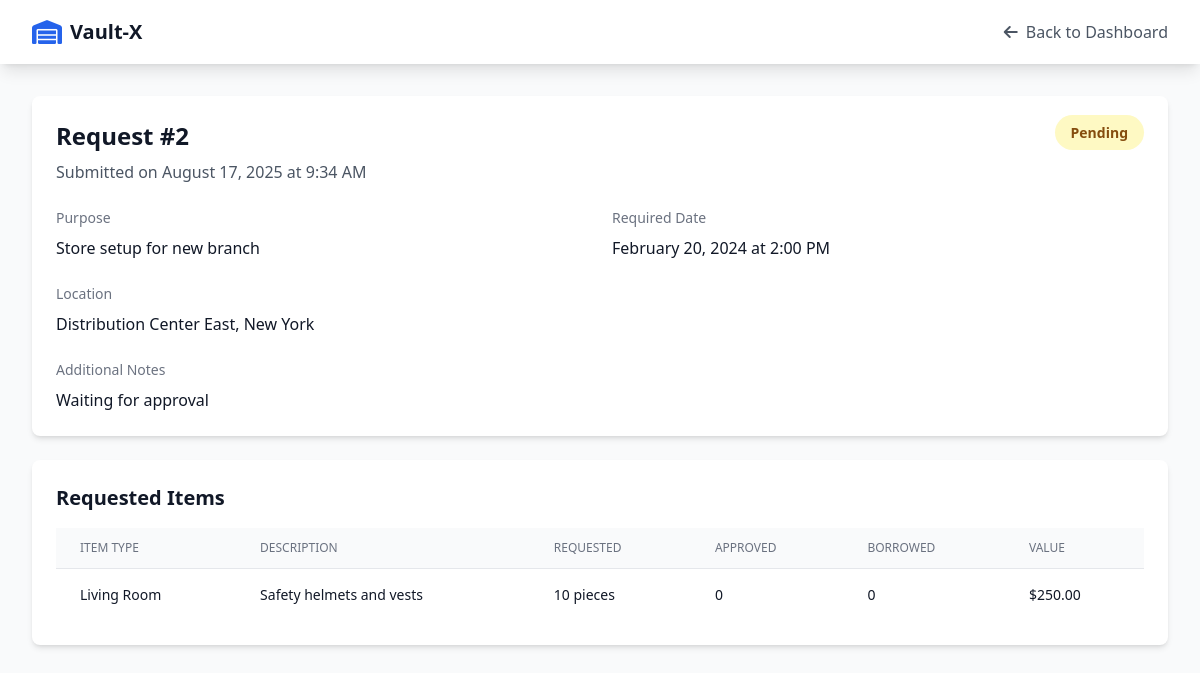
The page /customer-side/request-detail.php?id=2 (signed in) on the database its author committed.
### tables this page shows
CREATE TABLE Borrowing_Request (
    id INT PRIMARY KEY AUTO_INCREMENT,
    customer_id INT,
    employee_id INT,
    location_id INT,
    request_date DATETIME DEFAULT CURRENT_TIMESTAMP,
    required_date DATETIME,
    purpose TEXT,
    status ENUM('pending', 'approved', 'rejected', 'active', 'returned', 'overdue') DEFAULT 'pending',
    approved_by INT,
    approved_date DATETIME,
    notes TEXT,
    FOREIGN KEY (customer_id) REFERENCES Customer(id),
    FOREIGN KEY (employee_id) REFERENCES Employee(id),
    FOREIGN KEY (location_id) REFERENCES Location(id),
    FOREIGN KEY (approved_by) REFERENCES Admin(id)
);

CREATE TABLE Location (
    id INT PRIMARY KEY AUTO_INCREMENT,
    name VARCHAR(100),
    address TEXT,
    city VARCHAR(100),
    state VARCHAR(100),
    zip_code VARCHAR(20),
    country VARCHAR(100)
);

CREATE TABLE Borrowing_Items (
    id INT PRIMARY KEY AUTO_INCREMENT,
    borrowing_request_id INT,
    item_type_id INT,
    item_description VARCHAR(255),  
    quantity_requested INT,
    quantity_approved INT,
    quantity_borrowed INT,
    estimated_value DECIMAL(10,2),
    FOREIGN KEY (borrowing_request_id) REFERENCES Borrowing_Request(id),
    FOREIGN KEY (item_type_id) REFERENCES Borrowing_Item_Types(id)
);

CREATE TABLE Borrowing_Item_Types (
    id INT PRIMARY KEY AUTO_INCREMENT,
    name VARCHAR(100),
    description TEXT,
    unit VARCHAR(50),
    estimated_value DECIMAL(10,2),
    created_at DATETIME DEFAULT CURRENT_TIMESTAMP
);

### customer-side/request-detail.php (the view, shortened to what this page needs)
<?php
require_once '../includes/config.php';
$customer_id = $_SESSION['customer_id'];
$request_id = $_GET['id'] ?? null;
$stmt = $pdo->prepare("
    SELECT br.*,
           c.name as customer_name,
           c.email as customer_email,
           e.name as employee_name,
           l.name as location_name,
           l.city as location_city,
           a.name as approved_by_name
    FROM Borrowing_Request br
    LEFT JOIN Customer c ON br.customer_id = c.id
    LEFT JOIN Employee e ON br.employee_id = e.id
    LEFT JOIN Location l ON br.location_id = l.id
    LEFT JOIN Admin a ON br.approved_by = a.id
    WHERE br.id = ? AND br.customer_id = ?
");
$stmt->execute([$request_id, $customer_id]);
$request = $stmt->fetch();
$itemsStmt = $pdo->prepare("
    SELECT bi.*, bit.name as type_name, bit.unit
    FROM Borrowing_Items bi
    LEFT JOIN Borrowing_Item_Types bit ON bi.item_type_id = bit.id
    WHERE bi.borrowing_request_id = ?
");
$itemsStmt->execute([$request_id]);
$items = $itemsStmt->fetchAll();
?>
<!DOCTYPE html>
<html lang="en">
<head>
    <script src="https://cdn.tailwindcss.com"></script>
    <link href="https://cdnjs.cloudflare.com/ajax/libs/font-awesome/6.0.0/css/all.min.css" rel="stylesheet">
    <link rel="stylesheet" href="style.css">
</head>
<body class="bg-gray-50">
    <nav class="bg-white shadow-lg sticky top-0 z-40">
        <div class="max-w-7xl mx-auto px-4 sm:px-6 lg:px-8">
            <div class="flex justify-between h-16">
                <div class="flex items-center">
                    <a href="index.php" class="flex items-center">
                        <i class="fas fa-warehouse text-2xl text-primary mr-2"></i>
                        <span class="text-xl font-bold text-gray-900">Vault-X</span>
                    </a>
                </div>
                <div class="flex items-center">
                    <a href="index.php" class="text-gray-600 hover:text-primary">
                        <i class="fas fa-arrow-left mr-2"></i>Back to Dashboard
                    </a>
                </div>
            </div>
        </div>
    </nav>
    <div class="max-w-7xl mx-auto px-4 sm:px-6 lg:px-8 py-8">
        <div class="bg-white rounded-lg shadow-md p-6 mb-6">
            <div class="flex justify-between items-start mb-4">
                <div>
                    <h1 class="text-2xl font-bold text-gray-900 mb-2">Request #<?php echo $request['id']; ?></h1>
                    <p class="text-gray-600">Submitted on <?php echo date('F j, Y \a\t g:i A', strtotime($request['request_date'])); ?></p>
                </div>
                <div>
                    <?php
                    $statusColors = [
                        'pending' => 'bg-yellow-100 text-yellow-800',
                        'approved' => 'bg-blue-100 text-blue-800',
                        'rejected' => 'bg-red-100 text-red-800',
                        'active' => 'bg-green-100 text-green-800',
                        'returned' => 'bg-gray-100 text-gray-800',
                        'overdue' => 'bg-red-100 text-red-800'
                    ];
                    $statusClass = $statusColors[$request['status']] ?? 'bg-gray-100 text-gray-800';
                    ?>
                    <span class="px-4 py-2 rounded-full text-sm font-semibold <?php echo $statusClass; ?>">
                        <?php echo ucfirst($request['status']); ?>
                    </span>
                </div>
            </div>
            <div class="grid grid-cols-1 md:grid-cols-2 gap-6 mt-6">
                <div>
                    <h3 class="text-sm font-medium text-gray-500 mb-2">Purpose</h3>
                    <p class="text-gray-900"><?php echo htmlspecialchars($request['purpose']); ?></p>
                </div>
                <div>
                    <h3 class="text-sm font-medium text-gray-500 mb-2">Required Date</h3>
                    <p class="text-gray-900"><?php echo date('F j, Y \a\t g:i A', strtotime($request['required_date'])); ?></p>
                </div>
                <?php if ($request['location_name']): ?>
                <div>
                    <h3 class="text-sm font-medium text-gray-500 mb-2">Location</h3>
                    <p class="text-gray-900"><?php echo htmlspecialchars($request['location_name'] . ', ' . $request['location_city']); ?></p>
                </div>
                <?php endif; ?>
            </div>
            <?php if ($request['notes']): ?>
            <div class="mt-6">
                <h3 class="text-sm font-medium text-gray-500 mb-2">Additional Notes</h3>
                <p class="text-gray-900"><?php echo htmlspecialchars($request['notes']); ?></p>
            </div>
            <?php endif; ?>
        </div>
        <div class="bg-white rounded-lg shadow-md p-6 mb-6">
            <h2 class="text-xl font-bold text-gray-900 mb-4">Requested Items</h2>
            <div class="overflow-x-auto">
                <table class="min-w-full divide-y divide-gray-200">
                    <thead class="bg-gray-50">
                        <tr>
                            <th class="px-6 py-3 text-left text-xs font-medium text-gray-500 uppercase">Item Type</th>
                            <th class="px-6 py-3 text-left text-xs font-medium text-gray-500 uppercase">Description</th>
                            <th class="px-6 py-3 text-left text-xs font-medium text-gray-500 uppercase">Requested</th>
                            <th class="px-6 py-3 text-left text-xs font-medium text-gray-500 uppercase">Approved</th>
                            <th class="px-6 py-3 text-left text-xs font-medium text-gray-500 uppercase">Borrowed</th>
                            <th class="px-6 py-3 text-left text-xs font-medium text-gray-500 uppercase">Value</th>
                        </tr>
                    </thead>
                    <tbody class="bg-white divide-y divide-gray-200">
                        <?php foreach ($items as $item): ?>
                        <tr>
                            <td class="px-6 py-4 whitespace-nowrap text-sm font-medium text-gray-900">
                                <?php echo htmlspecialchars($item['type_name'] ?? 'N/A'); ?>
                            </td>
                            <td class="px-6 py-4 text-sm text-gray-900">
                                <?php echo htmlspecialchars($item['item_description']); ?>
                            </td>
                            <td class="px-6 py-4 whitespace-nowrap text-sm text-gray-900">
                                <?php echo $item['quantity_requested']; ?> <?php echo htmlspecialchars($item['unit'] ?? 'pcs'); ?>
                            </td>
                            <td class="px-6 py-4 whitespace-nowrap text-sm text-gray-900">
                                <?php echo $item['quantity_approved'] ?? '-'; ?>
                            </td>
                            <td class="px-6 py-4 whitespace-nowrap text-sm text-gray-900">
                                <?php echo $item['quantity_borrowed'] ?? '-'; ?>
                            </td>
                            <td class="px-6 py-4 whitespace-nowrap text-sm text-gray-900">
                                $<?php echo number_format($item['estimated_value'], 2); ?>
                            </td>
                        </tr>
                        <?php endforeach; ?>
                    </tbody>
                </table>
            </div>
        </div>
    </div>
</body>
</html>

### customer-side/style.css (style rules this page uses)
* { transition: all 0.2s ease-in-out; }

### rows shown on the page
borrowing_request: id "2", request_date "August 17, 2025 at 9:34 AM", status "Pending", purpose "Store setup for new branch", required_date "February 20, 2024 at 2:00 PM", location.city "Distribution Center East, New York", notes "Waiting for approval"
borrowing_items: item_type.name "Living Room", item_description "Safety helmets and vests", quantity_requested "10", item_type.unit "pieces", quantity_approved "0", quantity_borrowed "0", estimated_value "250.00"
